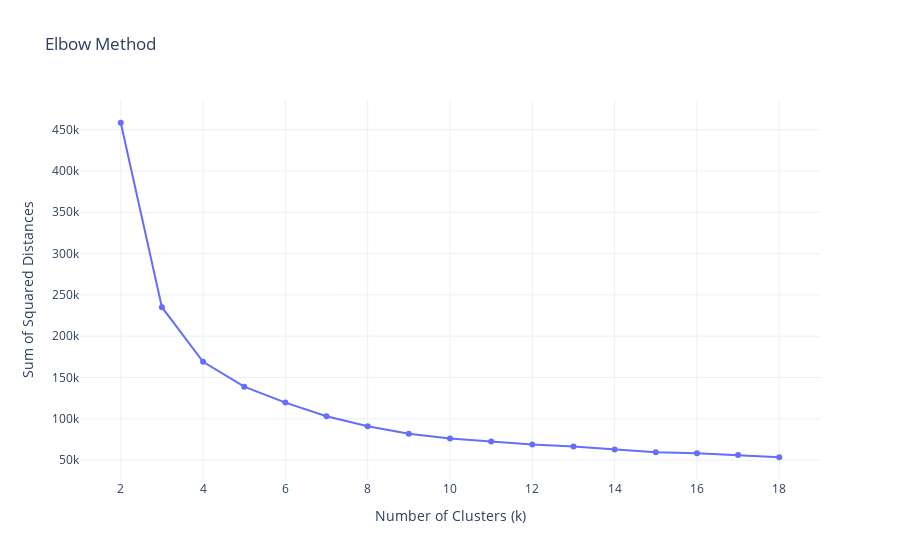

The notebook cell saved with this chart:
### Code cell
elbow_method(df_machine)

### Figure 1 — Plotly figure (JSON) as saved in the notebook; plotly's stock layout.template omitted (floating-point values rounded to 4 significant figures)
{"data": [{"mode": "lines+markers", "type": "scatter", "x": [2, 3, 4, 5, 6, 7, 8, 9, 10, 11, 12, 13, 14, 15, 16, 17, 18], "y": [458300.0, 235100.0, 169000.0, 138800.0, 119600.0, 103100.0, 90950.0, 81800.0, 76260.0, 72580.0, 68890.0, 66540.0, 62760.0, 59660.0, 58330.0, 56330.0, 53470.0]}], "layout": {"showlegend": false, "title": {"text": "Elbow Method"}, "xaxis": {"title": {"text": "Number of Clusters (k)"}}, "yaxis": {"title": {"text": "Sum of Squared Distances"}}}}
